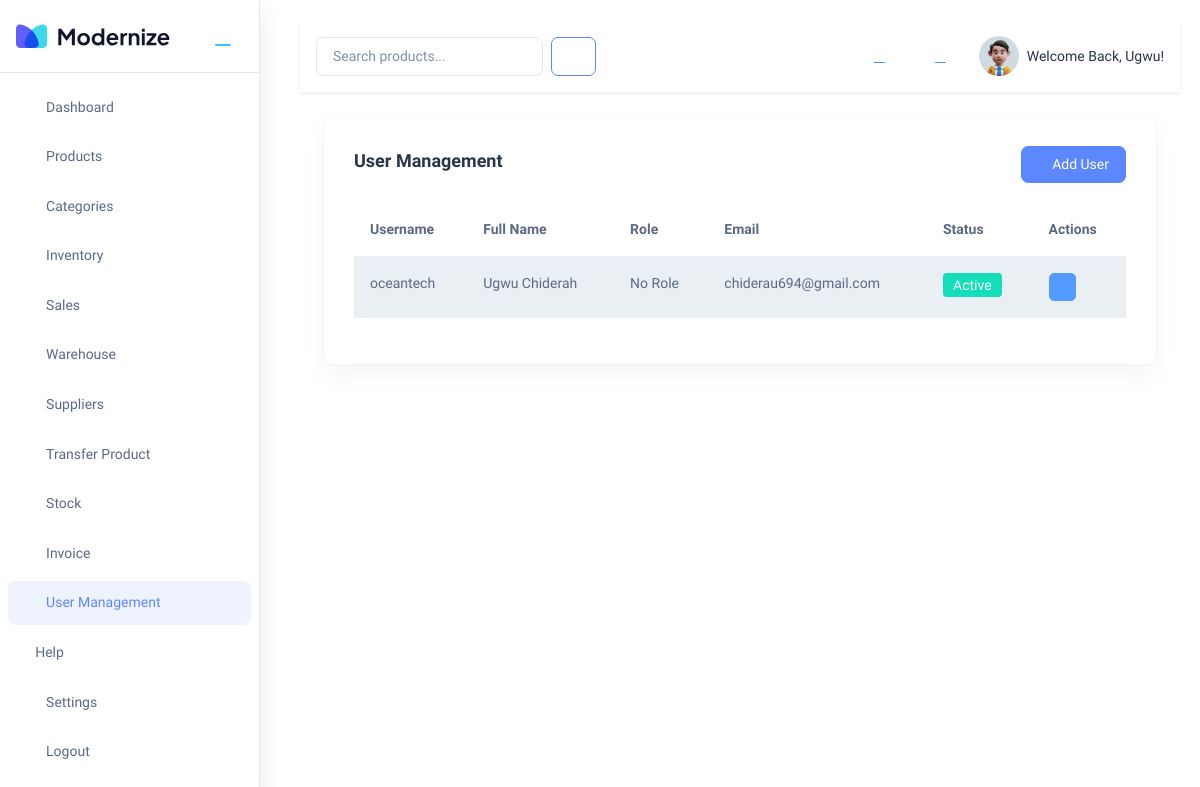
Page /user_management/ (signed in) on the committed database.
### accounts/models.py (models this page shows, shortened)
class User(AbstractUser):
    phone_number = models.CharField(max_length=15, blank=True)
    address = models.TextField(blank=True)
    profile_picture = models.ImageField(upload_to='profiles/', blank=True, null=True)
    role = models.ForeignKey(
        Role,
        on_delete=models.SET_NULL,
        null=True,
        blank=True,
        related_name='users'
    )
    department = models.ForeignKey(
        Department,
        on_delete=models.SET_NULL,
        null=True,
        blank=True,
        related_name='users'
    )
    class Meta:
        permissions = [
            ("can_view_dashboard", "Can view dashboard"),
            ("can_manage_inventory", "Can manage inventory"),
            ("can_manage_sales", "Can manage sales"),
            ("can_manage_purchases", "Can manage purchases"),
            ("can_manage_users", "Can manage users"),
            ("can_view_reports", "Can view reports"),
            ("can_process_sales", "Can process sales"),
        ]

### accounts/views.py (the view)
# urls.py: path('user_management/', views.user_management, name='user_management'),
@login_required
def user_management(request):
    users = User.objects.all().order_by('-date_joined')
    roles = Role.objects.all()
    return render(request, 'accounts/user_management.html', {
        'users': users,
        'roles': roles,
    })

### accounts/templates/accounts/user_management.html (shortened to what this page needs)
{% extends 'main/base.html' %}
{% load static %}
{% load crispy_forms_tags %}
{% block body %}
<div class="container-fluid">
    <div class="card">
        <div class="card-body">
            <div class="d-sm-flex d-block align-items-center justify-content-between mb-9">
                <div class="mb-3 mb-sm-0">
                    <h5 class="card-title fw-semibold">User Management</h5>
                </div>
                {% if perms.accounts.can_manage_users %}
                <div>
                    <button class="btn btn-primary" data-bs-toggle="modal" data-bs-target="#addUserModal">
                        <i class="ti ti-plus"></i> Add User
                    </button>
                </div>
                {% endif %}
            </div>
            <div class="table-responsive">
                <table class="table table-striped">
                    <thead>
                        <tr>
                            <th>Username</th>
                            <th>Full Name</th>
                            <th>Role</th>
                            <th>Email</th>
                            <th>Status</th>
                            <th>Actions</th>
                        </tr>
                    </thead>
                    <tbody>
                        {% for user in users %}
                        <tr>
                            <td>{{ user.username }}</td>
                            <td>{{ user.get_full_name }}</td>
                            <td>{{ user.role.get_name_display|default:"No Role" }}</td>
                            <td>{{ user.email }}</td>
                            <td>
                                {% if user.is_active %}
                                <span class="badge bg-success">Active</span>
                                {% else %}
                                <span class="badge bg-danger">Inactive</span>
                                {% endif %}
                            </td>
                            <td>
                                {% if perms.accounts.can_manage_users %}
                                <button class="btn btn-sm btn-info" onclick="editUser('{{ user.id }}')">
                                    <i class="ti ti-edit"></i>
                                </button>
                                {% endif %}
                            </td>
                        </tr>
                        {% endfor %}
                    </tbody>
                </table>
            </div>
        </div>
    </div>
</div>
{% endblock %}

### main/templates/main/base.html (shortened to what this page needs)
{% load static %}
<!doctype html>
<html lang="en">
<head>
    <link rel="stylesheet" href="{% static 'libs/simplebar/dist/simplebar.min.css' %}" />
    <link rel="stylesheet" href="{% static 'css/styles.min.css' %}" />
    <link rel="stylesheet" href="{% static 'css/styles.css' %}" />
    <link rel="stylesheet" href="{% static 'css/sidebar-toggle.css' %}" />
    <link rel="stylesheet" href="{% static 'css/sidebar-submenu.css' %}">
</head>
<body>
    <div class="page-wrapper d-flex{% if not request.user.is_authenticated %} auth-layout{% endif %}" id="main-wrapper" data-sidebartype="full">
        {% if request.user.is_authenticated %}
            {% block navigation %}
            {% include 'main/includes/navigation.html' %}
            {% endblock %}
        {% endif %}
        <div class="body-wrapper flex-grow-1" id="shared-content-wrapper">
            {% if request.user.is_authenticated %}
            <header class="shared-header d-flex justify-content-between align-items-center gap-3 p-3 bg-white shadow-sm">
                <form class="d-flex gap-2" method="get" action="{% url 'products:product_list' %}" role="search">
                    <input class="form-control" name="search" type="search" placeholder="Search products..." aria-label="Search products">
                    <button class="btn btn-outline-primary" type="submit" aria-label="Search">
                        <i class="ti ti-search"></i>
                    </button>
                </form>
                <div class="d-flex align-items-center gap-3">
                    <a href="{% url 'accounts:settings' %}#notifications" class="btn btn-link" aria-label="Notifications"><i class="ti ti-bell"></i></a>
                    <a href="{% url 'accounts:settings' %}#messages" class="btn btn-link" aria-label="Messages"><i class="ti ti-mail"></i></a>
                    <a href="{% url 'accounts:settings' %}" class="d-flex align-items-center text-decoration-none text-dark">
                        {% if request.user.profile_picture %}
                        <img src="{{ request.user.profile_picture.url }}" alt="Profile" class="rounded-circle me-2" width="40" height="40">
                        {% else %}
                        <img src="{% static 'images/profile/user-1.jpg' %}" alt="Profile" class="rounded-circle me-2" width="40" height="40">
                        {% endif %}
                        <span>Welcome Back, {{ request.user.get_short_name|default:request.user.username }}!</span>
                    </a>
                </div>
            </header>
            {% endif %}
            {% block body %}{% endblock %}
        </div>
    </div>
</body>
</html>

### static/css/sidebar-toggle.css (style rules this page uses)
.left-sidebar, .logo-img img, .sidebar-nav .hide-menu, .sidebar-nav .nav-small-cap, .body-wrapper { transition: all 0.3s ease; }
.body-wrapper { min-width: 0; transition: margin-left 0.3s ease; }
#main-wrapper { display: flex !important; flex-direction: row !important; align-items: stretch; width: 100%; gap: 1.25rem; overflow: hidden; }
#main-wrapper > .body-wrapper { position: relative !important; flex: 1 1 auto; min-width: 0; width: auto; margin: 0 !important; z-index: 0; }
#main-wrapper { gap: 1.25rem; }

### static/css/sidebar-submenu.css (style rules this page uses)
.container-fluid { padding: 1.5rem; }

### rows in the picture
User: user.get_short_name "Ugwu", username "oceantech", get_full_name "Ugwu Chiderah", role.name "No Role", email "chiderau694@gmail.com", is_active "Active"
